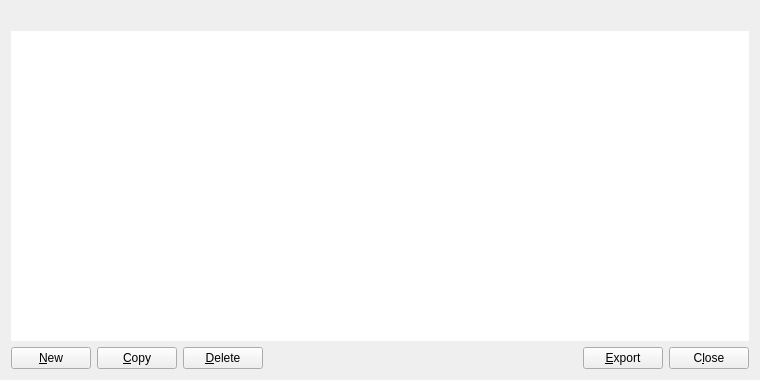
<?xml version="1.0" encoding="UTF-8"?>
<ui version="4.0">
 <class>AddressBookPage</class>
 <widget class="QWidget" name="AddressBookPage">
  <property name="geometry">
   <rect>
    <x>0</x>
    <y>0</y>
    <width>760</width>
    <height>380</height>
   </rect>
  </property>
  <layout class="QVBoxLayout" name="verticalLayout">
   <item>
    <widget class="QLabel" name="labelExplanation">
     <property name="textFormat">
      <enum>Qt::PlainText</enum>
     </property>
     <property name="wordWrap">
      <bool>true</bool>
     </property>
    </widget>
   </item>
   <item>
    <widget class="QTableView" name="tableView">
     <property name="contextMenuPolicy">
      <enum>Qt::CustomContextMenu</enum>
     </property>
     <property name="toolTip">
      <string>Double-click to edit address or label</string>
     </property>
     <property name="frameShape">
      <enum>QFrame::NoFrame</enum>
     </property>
     <property name="tabKeyNavigation">
      <bool>false</bool>
     </property>
     <property name="alternatingRowColors">
      <bool>true</bool>
     </property>
     <property name="selectionMode">
      <enum>QAbstractItemView::SingleSelection</enum>
     </property>
     <property name="selectionBehavior">
      <enum>QAbstractItemView::SelectRows</enum>
     </property>
     <property name="sortingEnabled">
      <bool>true</bool>
     </property>
     <attribute name="verticalHeaderVisible">
      <bool>false</bool>
     </attribute>
    </widget>
   </item>
   <item>
    <layout class="QHBoxLayout" name="horizontalLayout">
     <item>
      <widget class="QPushButton" name="newAddress">
       <property name="toolTip">
        <string>Create a new address</string>
       </property>
       <property name="text">
        <string>&amp;New</string>
       </property>
       <property name="icon">
        <iconset resource="../bitcredit.qrc">
         <normaloff>:/icons/add</normaloff>:/icons/add</iconset>
       </property>
       <property name="autoDefault">
        <bool>false</bool>
       </property>
      </widget>
     </item>
     <item>
      <widget class="QPushButton" name="copyAddress">
       <property name="toolTip">
        <string>Copy the currently selected address to the system clipboard</string>
       </property>
       <property name="text">
        <string>&amp;Copy</string>
       </property>
       <property name="icon">
        <iconset resource="../bitcredit.qrc">
         <normaloff>:/icons/editcopy</normaloff>:/icons/editcopy</iconset>
       </property>
       <property name="autoDefault">
        <bool>false</bool>
       </property>
      </widget>
     </item>
     <item>
      <widget class="QPushButton" name="deleteAddress">
       <property name="toolTip">
        <string>Delete the currently selected address from the list</string>
       </property>
       <property name="text">
        <string>&amp;Delete</string>
       </property>
       <property name="icon">
        <iconset resource="../bitcredit.qrc">
         <normaloff>:/icons/remove</normaloff>:/icons/remove</iconset>
       </property>
       <property name="autoDefault">
        <bool>false</bool>
       </property>
      </widget>
     </item>
     <item>
      <spacer name="horizontalSpacer">
       <property name="orientation">
        <enum>Qt::Horizontal</enum>
       </property>
       <property name="sizeHint" stdset="0">
        <size>
         <width>40</width>
         <height>20</height>
        </size>
       </property>
      </spacer>
     </item>
     <item>
      <widget class="QPushButton" name="exportButton">
       <property name="toolTip">
        <string>Export the data in the current tab to a file</string>
       </property>
       <property name="text">
        <string>&amp;Export</string>
       </property>
       <property name="icon">
        <iconset resource="../bitcredit.qrc">
         <normaloff>:/icons/export</normaloff>:/icons/export</iconset>
       </property>
       <property name="autoDefault">
        <bool>false</bool>
       </property>
      </widget>
     </item>
     <item>
      <widget class="QPushButton" name="closeButton">
       <property name="sizePolicy">
        <sizepolicy hsizetype="Minimum" vsizetype="Minimum">
         <horstretch>0</horstretch>
         <verstretch>0</verstretch>
        </sizepolicy>
       </property>
       <property name="text">
        <string>C&amp;lose</string>
       </property>
       <property name="autoDefault">
        <bool>false</bool>
       </property>
      </widget>
     </item>
    </layout>
   </item>
  </layout>
 </widget>
 <resources>
  <include location="../bitcredit.qrc"/>
 </resources>
 <connections/>
</ui>
